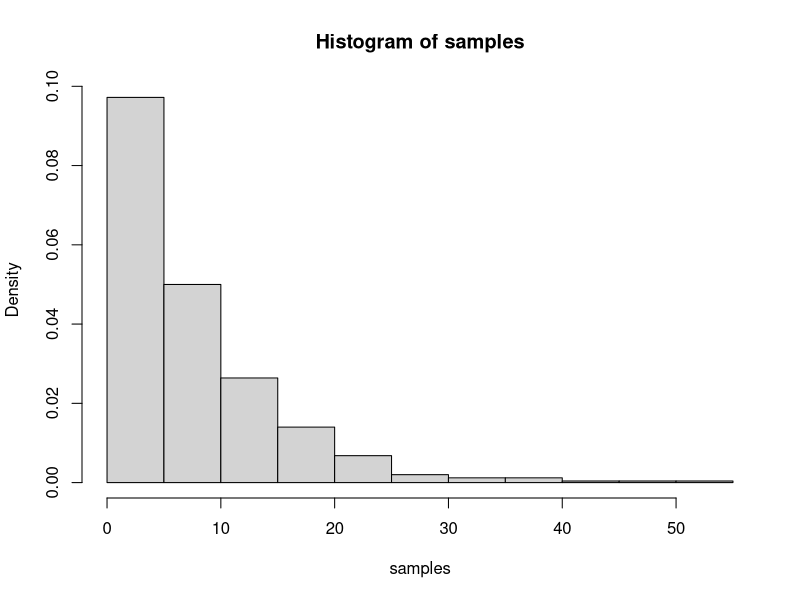

Here is the R script that generated this plot: (Note: this script raises an error after producing the figure.)
#task33
samples <- rexp(500, 1/7)  
hist(samples, probability=TRUE)
curve(dexp(x, 1/7), from=0, to=max(sample), add=TRUE, lwd=1)



nr <- rnorm(50000, 0, 1)
hist(nr, probability=TRUE, xlim=c(-3,3))

#task32
samples <- runif(500, 3, 5)
hist(samples, probability=TRUE)
curve(dunif(x, 3, 5), from=3, to=5, add=TRUE, lwd=1)

#task36
samples <- rexp(200, 3)
plot.ecdf(samples, do.points=FALSE)
curve(pexp(x, 3), add=TRUE, col="red")

#task41!!!
## X - orange juice in a bottle
## X ~ U(495, 502)
## a) P(X > 500) = 1 - P(X <= 500)   because we prefer to work with < when we are working with probabilities
1 - punif(500, 495, 502)

## b) P(X > v) = 0.8,  P(X <= v) = 0.2
qunif(0.2, 495, 502)

#task42
## X - time until problem
## X ~ Exp(1/4)
## a) P(X > 3) = 1 - P(X <= 3)
1 - pexp(3, 1/4)

## b) P(X <= 2)
pexp(2, 1/4)

## c) P(X > 6 | X > 3) = ... = P(X > 6) / P(X > 3)
(1 - pexp(6, 1/4)) / (1 - pexp(3, 1/4))
